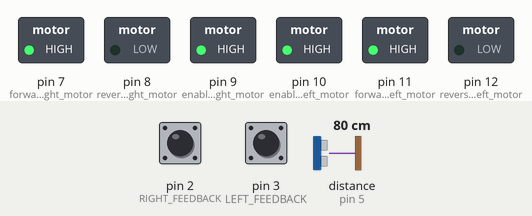
Recording of a sketch running on a simulated Arduino Uno, built with avr-gcc and run on an emulated ATmega328P. On the bench: switched loads named in the sketch (green lamp = pin HIGH). Inputs (shaded band) come from the test bench; at power-on: distance to the obstacle (sensor on pin 5) 80 cm, pin 2 (RIGHT_FEEDBACK) LOW, pin 3 (LEFT_FEEDBACK) LOW. The echo pulse lasts 58.3 µs per cm.

Above: at 1.2 s.
1.3 s: distance to the obstacle (sensor on pin 5) set to 11 cm
2.8 s: distance to the obstacle (sensor on pin 5) set to 8 cm
At 3.6 s:
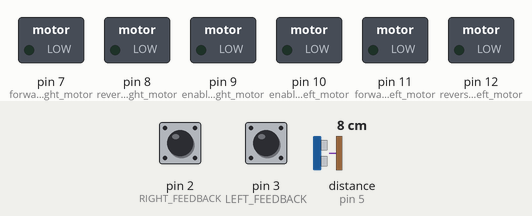
At 4.5 s:
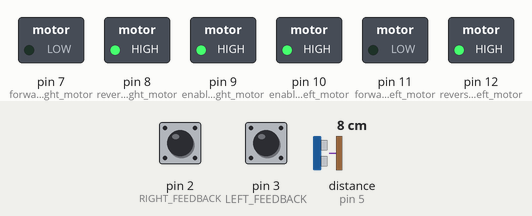
5.8 s: distance to the obstacle (sensor on pin 5) set to 4 cm
At 9.3 s:
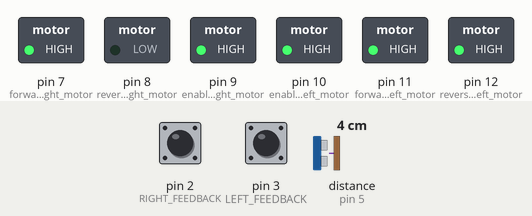
Timing chart, 0 to 10.8 s (numbered marks = the images above; inputs shaded):
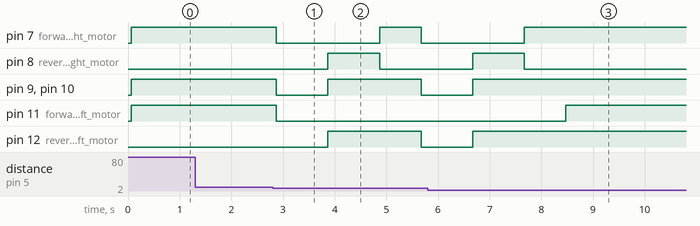

Measured:
- the behaviour switches between 10 and 9 cm on distance to the obstacle (sensor on pin 5) (found by bisection; images 0 and 1)
- the behaviour switches between 6 and 5 cm on distance to the obstacle (sensor on pin 5) (found by bisection; images 2 and 3)
- after the input at 1.3 s, every drawn part: stays the same
- after the input at 2.8 s, pin 7 (forward_right_motor): HIGH → LOW after 0.07 s, → HIGH 2.0 s later, → LOW 0.80 s later; pin 8 (reverse_right_motor): LOW → HIGH after 1.1 s, → LOW 1.0 s later
- after the input at 5.8 s, pin 7 (forward_right_motor): goes on until 7.7 s, then stays HIGH; pin 8 (reverse_right_motor): goes on until 7.7 s, then stays LOW; pin 9 (enable_right_motor), pin 10 (enable_left_motor), pin 12 (reverse_left_motor): goes on until 6.7 s, then stays HIGH; pin 11 (forward_left_motor): LOW → HIGH after 2.7 s

The sketch:

Story9a.ino
```cpp
int const reverse_left_motor = 12;
int const forward_left_motor = 11;
int const enable_left_motor = 10;
int const enable_right_motor = 9;
int const reverse_right_motor = 8;
int const forward_right_motor = 7;

const int LEFT_FEEDBACK = 3;
const int RIGHT_FEEDBACK = 2;


volatile int leftcounter = 0;
volatile int rightcounter = 0;

int leftMotorSpeed = 150;
int rightMotorSpeed = 150;


#include <NewPing.h>

#define TRIGGER_PIN  4  // Arduino pin tied to trigger pin on the ultrasonic sensor.
#define ECHO_PIN     5  // Arduino pin tied to echo pin on the ultrasonic sensor.
#define MAX_DISTANCE 200 // Maximum distance we want to ping for (in centimeters). Maximum sensor distance is rated at 400-500cm.

NewPing sonar(TRIGGER_PIN, ECHO_PIN, MAX_DISTANCE); // NewPing setup of pins and maximum distance.


void setup()
{
  Serial.begin(115200);
  attachInterrupt(digitalPinToInterrupt(LEFT_FEEDBACK),LeftMotorISR,RISING);
  attachInterrupt(digitalPinToInterrupt(RIGHT_FEEDBACK),RightMotorISR,RISING);
  pinMode(reverse_left_motor, OUTPUT);
  pinMode(forward_left_motor, OUTPUT);
  pinMode(LEFT_FEEDBACK, INPUT);
  pinMode(RIGHT_FEEDBACK, INPUT);
  pinMode(enable_left_motor, OUTPUT);
  pinMode(enable_right_motor, OUTPUT);
  pinMode(reverse_right_motor, OUTPUT);
  pinMode(forward_right_motor, OUTPUT);
  //forwards_rover_without_delay();
  //SetLeftMotor(100);
  //SetRightMotor(100);

  sonar.ping_cm();

}

void loop()
{
  delay(50);
  if((sonar.ping_cm()>5)&&(sonar.ping_cm()<10)){
    stop_rover(1000);
    reverse_rover(1000);
    turn_left_rover(750);
  }
  else{
    forwards_rover(100);

      // this will drive forwards for a long time
      // never checking the distance. delays stop the code running

    // != is not equal to (would that work???)
    // && as and
  }


  // stop_rover(500000); //ok


}

void straight_line() {
  forwards_rover_variable_speed();

  if(leftcounter > rightcounter){
  rightMotorSpeed = 255;
    leftMotorSpeed = 100;

  }
  else if(leftcounter < rightcounter){
  leftMotorSpeed = 255;
    rightMotorSpeed = 100;
  }
  else{
  leftMotorSpeed = 150;
    rightMotorSpeed = 150;
  }

  if(millis() >= 10000) {
    stop_rover(100000);
  }

  delay(100);

}


void SetLeftMotor(int speed){
  analogWrite(enable_left_motor, speed);
  //analogWrite(forward_left_motor, speed);
}


void left_square() {
  for(int i  = 0; i < 4; i++) {
    forwards_rover(1500);
    stop_rover(500);
    turn_left_rover(750);
    stop_rover(500);
  }
}

void right_square() {
 for(int i  = 0; i < 4; i++) {
    forwards_rover(1500);
    stop_rover(500);
    turn_right_rover(800);
    stop_rover(500);

 }
}


void SetRightMotor(int speed) {
  analogWrite(enable_right_motor, speed);
  //analogWrite(forward_right_motor, speed);
}

void distancemeasurement() {
  forwards_rover(0);
  //Serial.print("Left Counter ");
  //Serial.println(leftcounter);

  //Serial.print("Right Counter ");
  //Serial.println(rightcounter);

  if(leftcounter >=870){
    Serial.println("Rover stop called, left counter reached equal to or higher than 870");
    stop_rover(100000000);
  }

}
void stop_rover(int length) {
  digitalWrite(enable_left_motor, LOW);
  digitalWrite(enable_right_motor, LOW);
  digitalWrite(forward_left_motor, LOW);
  digitalWrite(forward_right_motor, LOW);
  digitalWrite(reverse_left_motor, LOW);
  digitalWrite(reverse_right_motor, LOW);

  delay(length);
}

void stop_rover_after(int length, int duration) {
  delay(length);
  stop_rover(duration);
}

void reverse_rover(int duration) {
  digitalWrite(enable_left_motor, HIGH);
  digitalWrite(enable_right_motor, HIGH);
  digitalWrite(reverse_left_motor, HIGH);
  digitalWrite(reverse_right_motor, HIGH);
  delay(duration);
}
void turn_left_rover(int duration) {
  digitalWrite(enable_left_motor, HIGH);
  digitalWrite(enable_right_motor, HIGH);
  digitalWrite(reverse_left_motor, HIGH); // on
  digitalWrite(reverse_right_motor, LOW);
  digitalWrite(forward_left_motor, LOW);
  digitalWrite(forward_right_motor, HIGH); // on
  delay(duration);
}

void turn_right_rover(int duration) {
  digitalWrite(enable_left_motor, HIGH);
  digitalWrite(enable_right_motor, HIGH);
  digitalWrite(reverse_left_motor, LOW); // on
  digitalWrite(reverse_right_motor, HIGH);
  digitalWrite(forward_left_motor, HIGH);
  digitalWrite(forward_right_motor, LOW); // on
  delay(duration);
}

void forwards_rover(int timedelay){
  digitalWrite(enable_left_motor, HIGH);
  digitalWrite(enable_right_motor, HIGH);
  digitalWrite(forward_left_motor, HIGH);
  digitalWrite(forward_right_motor, HIGH);
  delay(timedelay);
}

void forwards_rover_without_delay(){
  digitalWrite(enable_left_motor, HIGH);
  digitalWrite(enable_right_motor, HIGH);
  digitalWrite(forward_left_motor, HIGH);
  digitalWrite(forward_right_motor, HIGH);
}

void forwards_rover_variable_speed(){
  analogWrite(enable_left_motor, leftMotorSpeed);
  analogWrite(enable_right_motor, rightMotorSpeed);
  digitalWrite(forward_left_motor, HIGH);
  digitalWrite(forward_right_motor, HIGH);
}

void LeftMotorISR(){
  leftcounter++;
}

void RightMotorISR(){
  rightcounter++;
}
```
